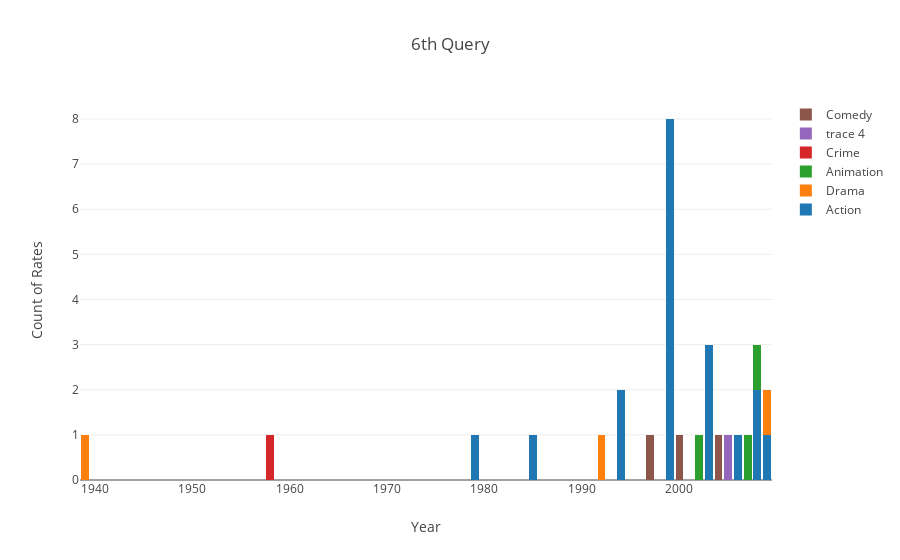

Source (notebook cell):
### Code cell
#Query6 Number of Ratings of films based on genre, over year

#Methode to change time stamp to date time
def changeTimeStampToDate(node):
    if(type(node["m.releaseDate"])==str):
        hellNo=datetime.datetime.fromtimestamp(int(node["m.releaseDate"])/1000).year
        if(node["m.title"]=='Rodan'):
            return 1956
        else:
            return hellNo
            


#Take movie nama as parameter and return the count of the rates of this movie
def getGRCount(movie): 
    nodeType1="Movie"
    relation="(m)<-[r:RATED]-()"
    q6="MATCH (m:"+nodeType1+"{title:\""+movie+"\"}),"+relation+" RETURN  count(r)"
    count=0
    #intiate session to run the query
    with driver.session() as graphDB_Session:
        nodes = graphDB_Session.run(q6)
    for node in nodes:
            count+=node["count(r)"]
    return count
    
def getMoviesWithRates():
    nodeyType1="Movie"
    relation="<-[r:RATED]-()"
    nodeT1A1="m.title"
    nodeT1A2="m.genre"
    nodeT1A3="m.releaseDate"
    q7="MATCH (m:"+nodeyType1+")"+relation+" RETURN  Distinct "+nodeT1A1+","+nodeT1A2+","+nodeT1A3
    #intiate session to run the query
    with driver.session() as graphDB_Session:
        nodes = graphDB_Session.run(q7)
    #list of genres of rated movies
    nodeT1A2s=[]
    #list of [movie name, genre, released date]
    nodeT1A1A2A3=[]
    #list of years
    y=[]
    #filling
    for node in nodes:
        nodeT1A1A2A3.append([node[nodeT1A1],node[nodeT1A2],changeTimeStampToDate(node)])
        nodeT1A2s.append(node[nodeT1A2])
        if(not(changeTimeStampToDate(node) in y)):
            y.append(changeTimeStampToDate(node))
    return nodeT1A1A2A3,list(dict.fromkeys(nodeT1A2s)),y

moviesWithRates,gens,yearsWRates=getMoviesWithRates()

#Sort the list according to year of release
moviesWithRates.sort(key=lambda x: x[2])

#Sort x in ascending order  and x is x axis data years
yearsWRates.sort()

#movieRPGY -> Y axis data list of each genre with count of rates for each year
movieRPGY=[]

#filling movieRPGY data

movieRPGY=[]
for i in gens:
    j=moviesWithRates[0][2]
    k=0
    countPY=[]
    for j in yearsWRates:
        count=0
        while k<len(moviesWithRates) and moviesWithRates[k][2]==j:
            if i==moviesWithRates[k][1]:
                count+=getGRCount(moviesWithRates[k][0])
            k+=1
        countPY.append(count)
    movieRPGY.append([i,countPY])
    
#Laypot of the plot   
layout=go.Layout(
    title="6th Query",
    yaxis=dict(title='Count of Rates'),
    xaxis=dict(title='Year'),
    barmode='stack',
    
) 

#List of graphs for each category type is bar chart
zA=[]
for i in range(len(movieRPGY)):
    trace= go.Bar(
        x=yearsWRates,
        y=movieRPGY[i][1],
        name=gens[i]
    )
    zA.append(trace)


#Create the figure with the layout and the data of x axis and y axis
fig=go.Figure(data=zA,layout=layout)
py.offline.iplot(fig)

### Figure 1 — Plotly figure (JSON) as saved in the notebook; plotly's stock layout.template omitted (floating-point values rounded to 4 significant figures)
{"data": [{"name": "Action", "type": "bar", "uid": "1b14a0e1-ebe8-4fbf-91dd-fe7f08b6ea45", "x": [1939, 1958, 1979, 1985, 1992, 1994, 1997, 1999, 2000, 2002, 2003, 2004, 2005, 2006, 2007, 2008, 2009], "y": [0, 0, 1, 1, 0, 2, 0, 8, 0, 0, 3, 0, 0, 1, 0, 2, 1]}, {"name": "Drama", "type": "bar", "uid": "fffb1a39-0e70-4005-bbb3-a36d120bcc2e", "x": [1939, 1958, 1979, 1985, 1992, 1994, 1997, 1999, 2000, 2002, 2003, 2004, 2005, 2006, 2007, 2008, 2009], "y": [1, 0, 0, 0, 1, 0, 0, 0, 0, 0, 0, 0, 0, 0, 0, 0, 1]}, {"name": "Animation", "type": "bar", "uid": "74e3e105-3963-4928-9ce2-26f50031c4af", "x": [1939, 1958, 1979, 1985, 1992, 1994, 1997, 1999, 2000, 2002, 2003, 2004, 2005, 2006, 2007, 2008, 2009], "y": [0, 0, 0, 0, 0, 0, 0, 0, 0, 1, 0, 0, 0, 0, 1, 1, 0]}, {"name": "Crime", "type": "bar", "uid": "a0d9ef7b-4a71-45ae-8500-3b390708f0b8", "x": [1939, 1958, 1979, 1985, 1992, 1994, 1997, 1999, 2000, 2002, 2003, 2004, 2005, 2006, 2007, 2008, 2009], "y": [0, 1, 0, 0, 0, 0, 0, 0, 0, 0, 0, 0, 0, 0, 0, 0, 0]}, {"type": "bar", "uid": "a51e81d1-0479-4bad-a430-8fcc392db135", "x": [1939, 1958, 1979, 1985, 1992, 1994, 1997, 1999, 2000, 2002, 2003, 2004, 2005, 2006, 2007, 2008, 2009], "y": [0, 0, 0, 0, 0, 0, 0, 0, 0, 0, 0, 0, 1, 0, 0, 0, 0]}, {"name": "Comedy", "type": "bar", "uid": "bee5f471-66d6-447e-88f1-a4fc1b28ee88", "x": [1939, 1958, 1979, 1985, 1992, 1994, 1997, 1999, 2000, 2002, 2003, 2004, 2005, 2006, 2007, 2008, 2009], "y": [0, 0, 0, 0, 0, 0, 1, 0, 1, 0, 0, 1, 0, 0, 0, 0, 0]}], "layout": {"barmode": "stack", "title": {"text": "6th Query"}, "xaxis": {"title": {"text": "Year"}}, "yaxis": {"title": {"text": "Count of Rates"}}}}
